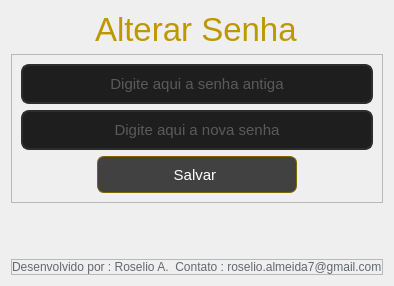
            <widget class="QWidget" name="page_8">
             <layout class="QVBoxLayout" name="verticalLayout_14">
              <item alignment="Qt::AlignHCenter">
               <widget class="QLabel" name="label_14">
                <property name="maximumSize">
                 <size>
                  <width>16777215</width>
                  <height>80</height>
                 </size>
                </property>
                <property name="font">
                 <font>
                  <pointsize>25</pointsize>
                 </font>
                </property>
                <property name="styleSheet">
                 <string notr="true">color: rgb(190, 152, 0);</string>
                </property>
                <property name="text">
                 <string>Alterar Senha</string>
                </property>
               </widget>
              </item>
              <item>
               <widget class="QFrame" name="frame_14">
                <property name="styleSheet">
                 <string notr="true">color: rgb(255, 255, 255);</string>
                </property>
                <property name="frameShape">
                 <enum>QFrame::StyledPanel</enum>
                </property>
                <property name="frameShadow">
                 <enum>QFrame::Raised</enum>
                </property>
                <layout class="QVBoxLayout" name="verticalLayout_15">
                 <item>
                  <widget class="QLineEdit" name="oldsenha">
                   <property name="minimumSize">
                    <size>
                     <width>0</width>
                     <height>40</height>
                    </size>
                   </property>
                   <property name="font">
                    <font>
                     <pointsize>11</pointsize>
                    </font>
                   </property>
                   <property name="styleSheet">
                    <string notr="true">QLineEdit {
	border: 2px solid rgb(45, 45, 45);
	border-radius: 8px;
	padding: 2px;
	background-color: rgb(30, 30, 30);	
	color: rgb(150, 150, 150);
}
QLineEdit:hover {
	border: 2px solid rgb(100,100, 100);
}
QLineEdit:focus {
	border: 2px solid rgb(255, 207, 0);	
	color: rgb(200, 200, 200);
}</string>
                   </property>
                   <property name="echoMode">
                    <enum>QLineEdit::PasswordEchoOnEdit</enum>
                   </property>
                   <property name="alignment">
                    <set>Qt::AlignCenter</set>
                   </property>
                   <property name="placeholderText">
                    <string>Digite aqui a senha antiga</string>
                   </property>
                  </widget>
                 </item>
                 <item>
                  <widget class="QLineEdit" name="newsenha">
                   <property name="minimumSize">
                    <size>
                     <width>0</width>
                     <height>40</height>
                    </size>
                   </property>
                   <property name="font">
                    <font>
                     <pointsize>11</pointsize>
                    </font>
                   </property>
                   <property name="styleSheet">
                    <string notr="true">QLineEdit {
	border: 2px solid rgb(45, 45, 45);
	border-radius: 8px;
	padding: 2px;
	background-color: rgb(30, 30, 30);	
	color: rgb(150, 150, 150);
}
QLineEdit:hover {
	border: 2px solid rgb(100,100, 100);
}
QLineEdit:focus {
	border: 2px solid rgb(255, 207, 0);	
	color: rgb(200, 200, 200);
}</string>
                   </property>
                   <property name="echoMode">
                    <enum>QLineEdit::PasswordEchoOnEdit</enum>
                   </property>
                   <property name="alignment">
                    <set>Qt::AlignCenter</set>
                   </property>
                   <property name="placeholderText">
                    <string>Digite aqui a nova senha</string>
                   </property>
                  </widget>
                 </item>
                 <item alignment="Qt::AlignHCenter">
                  <widget class="QPushButton" name="btnsalvar_alterarsenha">
                   <property name="minimumSize">
                    <size>
                     <width>200</width>
                     <height>37</height>
                    </size>
                   </property>
                   <property name="font">
                    <font>
                     <pointsize>11</pointsize>
                    </font>
                   </property>
                   <property name="styleSheet">
                    <string notr="true">QPushButton {
	color: rgb(255, 255, 255);
	background-color: rgb(65, 65, 65);
	border: 1px solid;
    border-radius:7px;
	
	border-color: rgb(127, 101, 0);
}

QPushButton:hover {
	background-color: rgb(255, 207,0);
    color: rgb(0, 0, 0);
}</string>
                   </property>
                   <property name="text">
                    <string>Salvar </string>
                   </property>
                  </widget>
                 </item>
                </layout>
               </widget>
              </item>
              <item>
               <spacer name="verticalSpacer_6">
                <property name="orientation">
                 <enum>Qt::Vertical</enum>
                </property>
                <property name="sizeType">
                 <enum>QSizePolicy::Fixed</enum>
                </property>
                <property name="sizeHint" stdset="0">
                 <size>
                  <width>20</width>
                  <height>50</height>
                 </size>
                </property>
               </spacer>
              </item>
              <item>
               <widget class="QFrame" name="frame_21">
                <property name="maximumSize">
                 <size>
                  <width>16777215</width>
                  <height>30</height>
                 </size>
                </property>
                <property name="frameShape">
                 <enum>QFrame::StyledPanel</enum>
                </property>
                <property name="frameShadow">
                 <enum>QFrame::Raised</enum>
                </property>
                <layout class="QHBoxLayout" name="horizontalLayout_15">
                 <property name="leftMargin">
                  <number>0</number>
                 </property>
                 <property name="topMargin">
                  <number>0</number>
                 </property>
                 <property name="rightMargin">
                  <number>0</number>
                 </property>
                 <property name="bottomMargin">
                  <number>0</number>
                 </property>
                 <item>
                  <widget class="QLabel" name="label_17">
                   <property name="styleSheet">
                    <string notr="true">color: rgb(98, 103, 111);</string>
                   </property>
                   <property name="text">
                    <string>Desenvolvido por : Roselio A.  Contato : roselio.almeida7@gmail.com</string>
                   </property>
                  </widget>
                 </item>
                </layout>
               </widget>
              </item>
             </layout>
            </widget>
